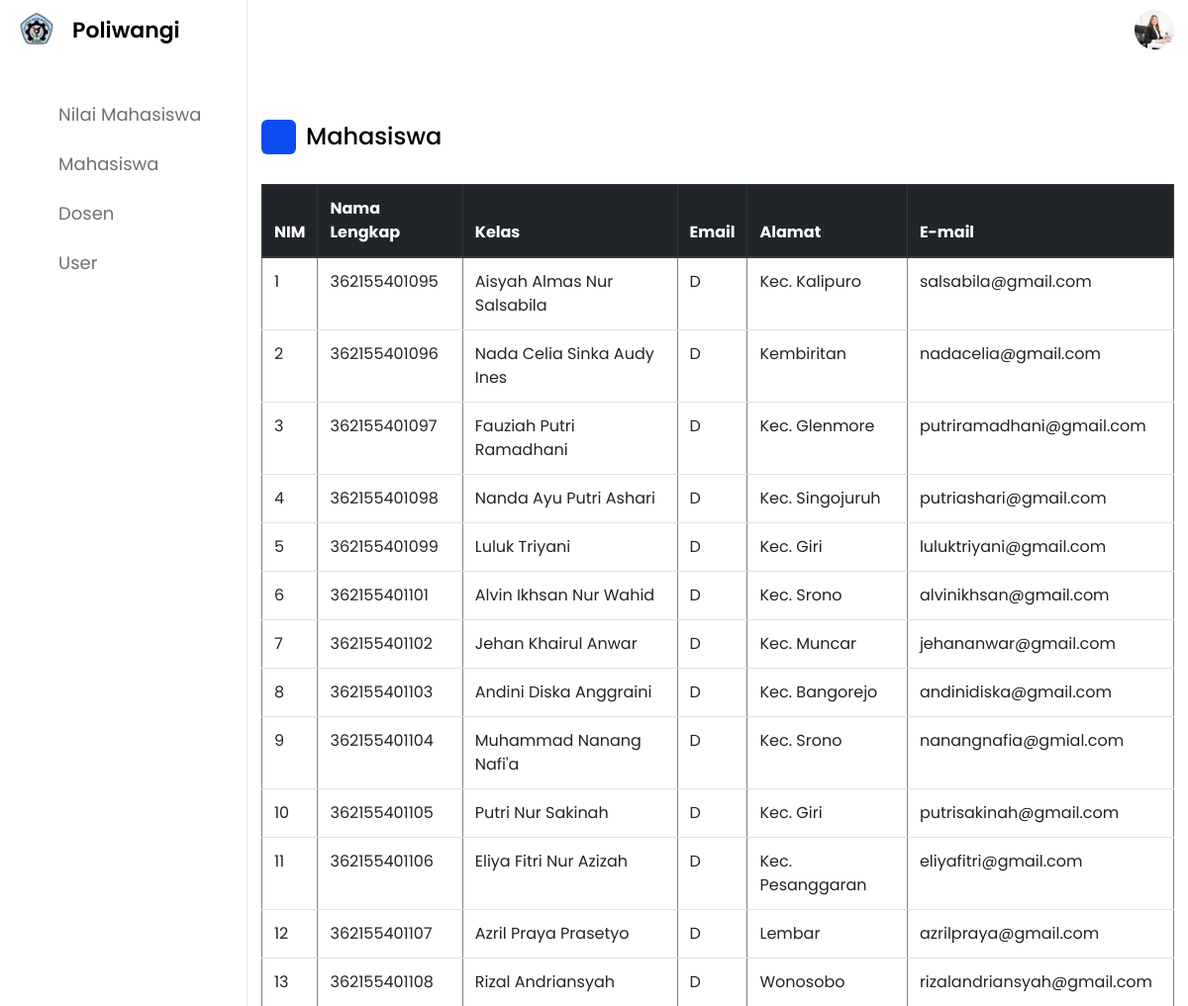
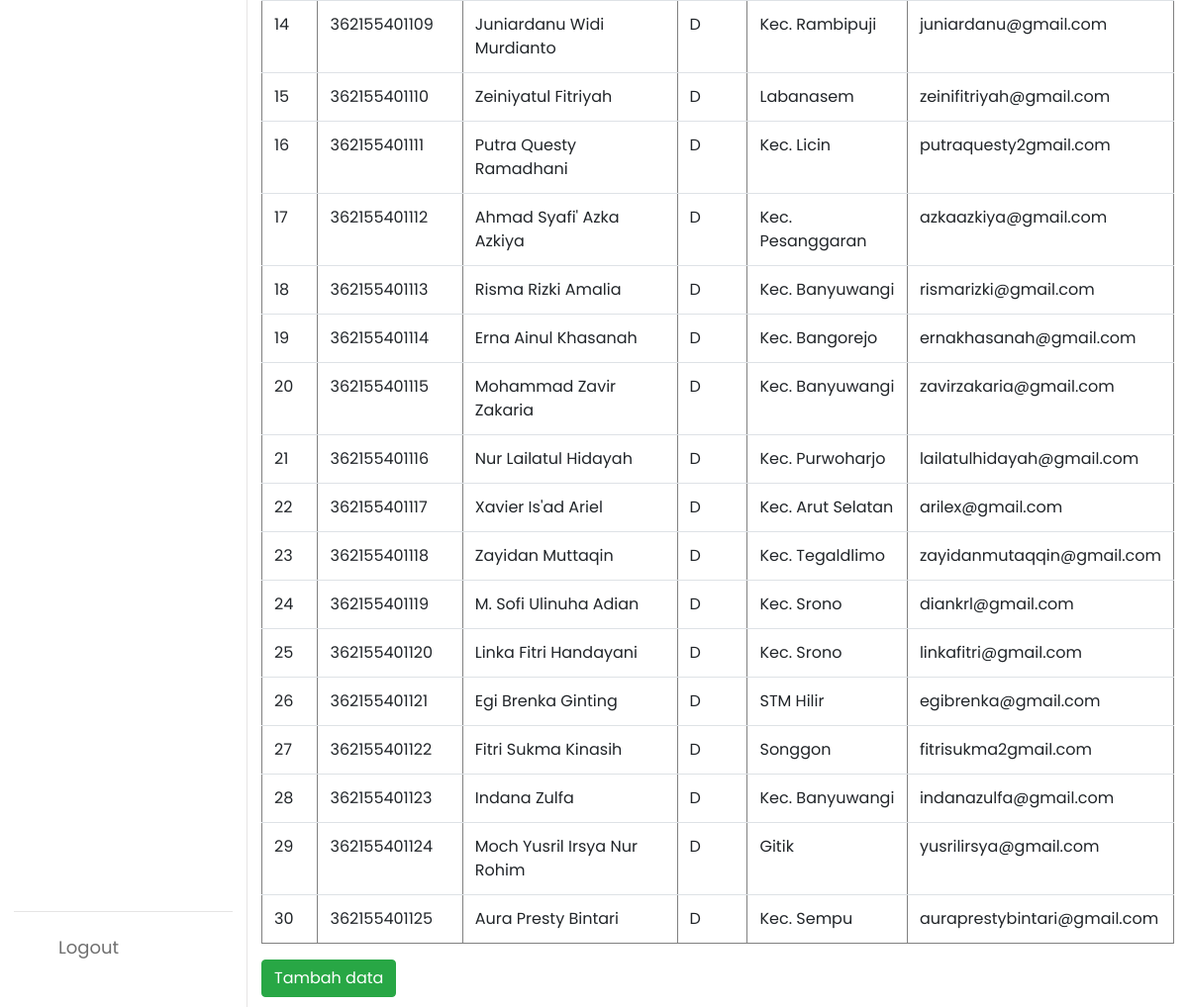
/mahasiswa.php, run on an earlier commit of the app's database (2 pictures, top to bottom).
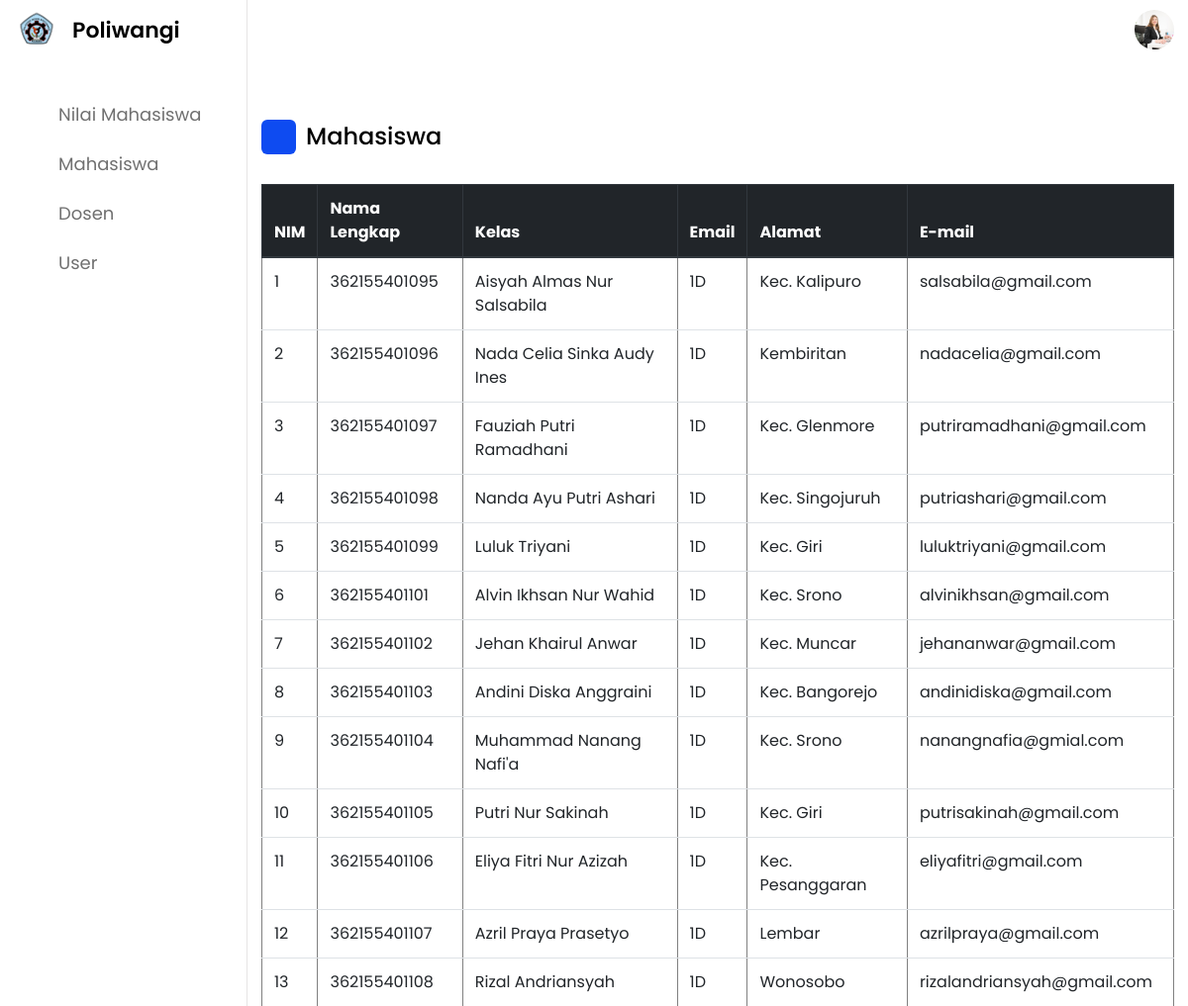
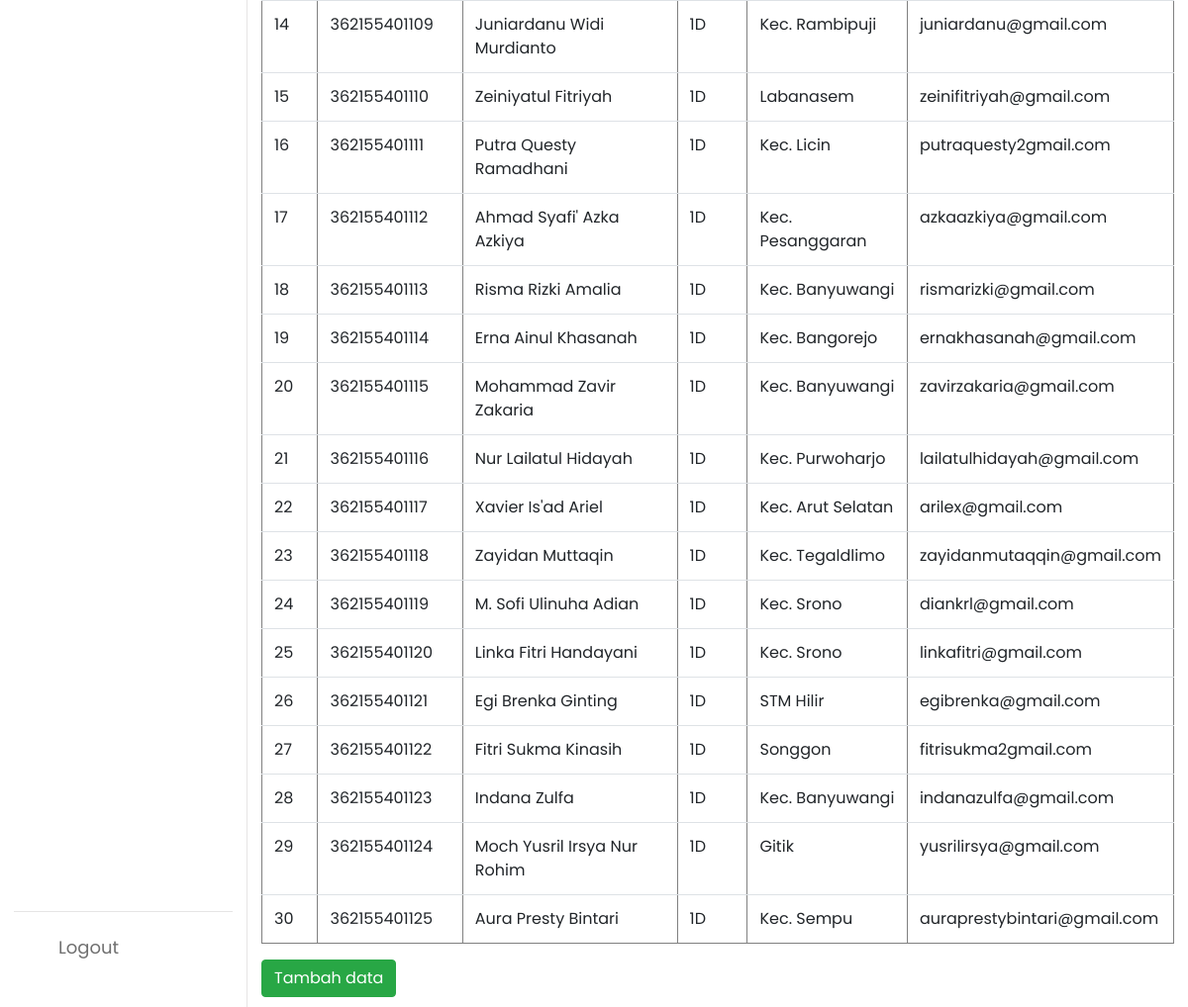
And on a later commit of the database (2 pictures, top to bottom).
### tables this page shows
CREATE TABLE `tb_mahasiswa` (
  `Id` int(11) NOT NULL,
  `Nama_Mahasiswa` varchar(45) DEFAULT NULL,
  `NIM` varchar(45) DEFAULT NULL,
  `Kelas` varchar(45) DEFAULT NULL,
  `Email` varchar(45) DEFAULT NULL,
  `Alamat` varchar(45) DEFAULT NULL,
  `User_Id` int(11) DEFAULT NULL,
  `Anggota_Kelompok_Id` int(11) DEFAULT NULL
);

### mahasiswa.php (the view, shortened to what this page needs)
<?php
Class OperationsMahasiswa extends Mahasiswa {
    public function AmbilDataMahasiswa() {
        include "koneksi.php";
        $query = "select * from tb_mahasiswa order by NIM asc ";
        $mysql = mysqli_query($koneksi,$query);
        return $mysql;
    }
}
$mahasiswa = new OperationsMahasiswa();
?>
<!DOCTYPE html>
<html lang="en">
<head>
    <link rel="stylesheet" href="mahasiswa-style.css">
    <link rel="stylesheet" href="https://unicons.iconscout.com/release/v4.0.0/css/line.css">
    <link rel="stylesheet" href="https://cdn.jsdelivr.net/npm/bootstrap@4.0.0/dist/css/bootstrap.min.css">
</head>
<body>
    <nav>
        <div class="logo-name">
            <div class="logo-image">
                <img src="asset/poliwangi.png" alt="">
            </div>
            <span class="logo_name">Poliwangi</span>
        </div>
        <div class="menu-items">
        <ul class="nav-links">
                <li><a href="admin.php">
                    <i class="uil uil-file-graph"></i>
                    <span class="link-name">Nilai Mahasiswa</span>
                </a></li>
                <li><a href="mahasiswa.php">
                    <i class="uil uil-book-reader"></i>
                    <span class="link-name">Mahasiswa</span>
                </a></li>
                <li><a href="dosen.php">
                    <i class="uil uil-user-md"></i>
                    <span class="link-name">Dosen</span>
                </a></li>
                <li><a href="user-plus.php">
                    <i class="uil uil-user-plus"></i>
                    <span class="link-name">User</span>
                </a></li>
            </ul>
            <ul class="logout-mode">
                <li><a href="index.php">
                    <i class="uil uil-sign-out-alt"></i>
                    <span class="link-name">Logout</span>
                </a></li>
                <li class="mode">
                <div class="mode-toggle">
                </div>
            </li>
            </ul>
        </div>
    </nav>
    <section class="dashboard">
        <div class="top">
            <img src="asset/admin.jpg" alt="">
        </div>
        <div class="dash-content">
            <div class="overview">
                <div class="title">
                    <i class="uil uil-book-reader"></i>
                    <span class="text">Mahasiswa</span>
                </div>
                <table class="table" border="1">
                    <thead class="thead-dark">
                    <tr>
                        <th scope="col">NIM</th>
                        <th scope="col">Nama Lengkap</th>
                        <th scope="col">Kelas</th>
                        <th scope="col">Email</th>
                        <th scope="col">Alamat</th>
                        <th scope="col">E-mail</th>
                    </tr>
                    </thead>
                    <?php
                    $mysql = $mahasiswa->AmbilDataMahasiswa();
                    $i = 1;
                    while($tampil = mysqli_fetch_assoc($mysql)) {
                    echo "
                    <tr>
                        <td>$i</td>
                        <td>$tampil[NIM]</td>
                        <td>$tampil[Nama_Mahasiswa]</td>
                        <td>$tampil[Kelas]</td>
                        <td>$tampil[Alamat]</td>
                        <td>$tampil[Email]</td>
                    </tr>
                    ";
                    $i++;
                    }
                    ?>
                </table>
                </div>
            <div class="float">
                <a href='#' class='btn btn-success' data-toggle="modal" data-target="#exampleModalLong">Tambah data</a>
            </div>
        </div>
    </section>
</body>
</html>

### mahasiswa-style.css (style rules this page uses)
* { margin: 0; padding: 0; box-sizing: border-box; font-family: 'Poppins', sans-serif; }
:root { --primary-color: #0E4BF1; --panel-color: #FFF; --text-color: #000; --black-light-color: #707070; --border-color: #e6e5e5; --toggle-color: #DDD; --box1-color: #4DA3FF; --box2-color: #FFE6AC; --box3-color: #E7D1FC; --title-icon-color: #fff; --tran-05: all 0.5s ease; --tran-03: all 0.3s ease; --tran-03: all 0.2s ease; }
body { min-height: 100vh; background-color: var(--primary-color); }
nav { position: fixed; top: 0; left: 0; height: 100%; width: 250px; padding: 10px 14px; background-color: var(--panel-color); border-right: 1px solid var(--border-color); transition: var(--tran-05); }
nav .logo-name { display: flex; align-items: center; }
nav .logo-image { display: flex; justify-content: center; min-width: 45px; }
nav .logo-image img { width: 40px; object-fit: cover; border-radius: 50%; }
nav .logo-name .logo_name { font-size: 22px; font-weight: 600; color: var(--text-color); margin-left: 14px; transition: var(--tran-05); }
nav .menu-items { margin-top: 40px; height: calc(100% - 90px); display: flex; flex-direction: column; justify-content: space-between; }
.menu-items li { list-style: none; }
.menu-items li a { display: flex; align-items: center; height: 50px; text-decoration: none; position: relative; }
.menu-items li a i { font-size: 24px; min-width: 45px; height: 100%; display: flex; align-items: center; justify-content: center; color: var(--black-light-color); }
.menu-items li a .link-name { font-size: 18px; font-weight: 400; color: var(--black-light-color); transition: var(--tran-05); }
.menu-items .logout-mode { padding-top: 10px; border-top: 1px solid var(--border-color); }
.menu-items .mode { display: flex; align-items: center; white-space: nowrap; }
.menu-items .mode-toggle { position: absolute; right: 14px; height: 50px; min-width: 45px; display: flex; align-items: center; justify-content: center; cursor: pointer; }
.dashboard { position: relative; left: 250px; background-color: var(--panel-color); min-height: 100vh; width: calc(100% - 250px); padding: 10px 14px; transition: var(--tran-05); }
.dashboard .top { position: fixed; top: 0; left: 250px; display: flex; width: calc(100% - 250px); justify-content: space-between; align-items: center; padding: 10px 14px; background-color: (--panel-color); transition: var(--tran-05); z-index: 10; }
.top img { width: 40px; border-radius: 50%; }
.dashboard .dash-content { padding-top: 50px; }
.dash-content .title { display: flex; align-items: center; margin: 60px 0 30px 0; }
.dash-content .title i { position: relative; height: 35px; width: 35px; background-color: var(--primary-color); border-radius: 6px; color: var(--title-icon-color); display: flex; align-items: center; justify-content: center; font-size: 24px; }
.dash-content .title .text { font-size: 24px; font-weight: 500; color: var(--text-color); margin-left: 10px; }

What changed in the data, as far as the page shows it:
changed tb_mahasiswa "Aisyah Almas Nur Salsabila": Kelas "D" → "1D"
changed tb_mahasiswa "Nada Celia Sinka Audy Ines": Kelas "D" → "1D"
changed tb_mahasiswa "Fauziah Putri Ramadhani": Kelas "D" → "1D"
changed tb_mahasiswa "Nanda Ayu Putri Ashari": Kelas "D" → "1D"
changed tb_mahasiswa "Luluk Triyani": Kelas "D" → "1D"
changed tb_mahasiswa "Alvin Ikhsan Nur Wahid": Kelas "D" → "1D"
changed tb_mahasiswa "Jehan Khairul Anwar": Kelas "D" → "1D"
changed tb_mahasiswa "Andini Diska Anggraini": Kelas "D" → "1D"
changed tb_mahasiswa "Muhammad Nanang Nafi'a": Kelas "D" → "1D"
changed tb_mahasiswa "Putri Nur Sakinah": Kelas "D" → "1D"
changed tb_mahasiswa "Eliya Fitri Nur Azizah": Kelas "D" → "1D"
changed tb_mahasiswa "Azril Praya Prasetyo": Kelas "D" → "1D"
changed tb_mahasiswa "Rizal Andriansyah": Kelas "D" → "1D"
changed tb_mahasiswa "Juniardanu Widi Murdianto": Kelas "D" → "1D"
changed tb_mahasiswa "Zeiniyatul Fitriyah": Kelas "D" → "1D"
changed tb_mahasiswa "Putra Questy Ramadhani": Kelas "D" → "1D"
changed tb_mahasiswa "Ahmad Syafi' Azka Azkiya": Kelas "D" → "1D"
changed tb_mahasiswa "Risma Rizki Amalia": Kelas "D" → "1D"
changed tb_mahasiswa "Erna Ainul Khasanah": Kelas "D" → "1D"
changed tb_mahasiswa "Mohammad Zavir Zakaria": Kelas "D" → "1D"
changed tb_mahasiswa "Nur Lailatul Hidayah": Kelas "D" → "1D"
changed tb_mahasiswa "Xavier Is'ad Ariel": Kelas "D" → "1D"
changed tb_mahasiswa "Zayidan Muttaqin": Kelas "D" → "1D"
changed tb_mahasiswa "M. Sofi Ulinuha Adian": Kelas "D" → "1D"
changed tb_mahasiswa "Linka Fitri Handayani": Kelas "D" → "1D"
changed tb_mahasiswa "Egi Brenka Ginting": Kelas "D" → "1D"
changed tb_mahasiswa "Fitri Sukma Kinasih": Kelas "D" → "1D"
changed tb_mahasiswa "Indana Zulfa": Kelas "D" → "1D"
changed tb_mahasiswa "Moch Yusril Irsya Nur Rohim": Kelas "D" → "1D"
changed tb_mahasiswa "Aura Presty Bintari": Kelas "D" → "1D"
